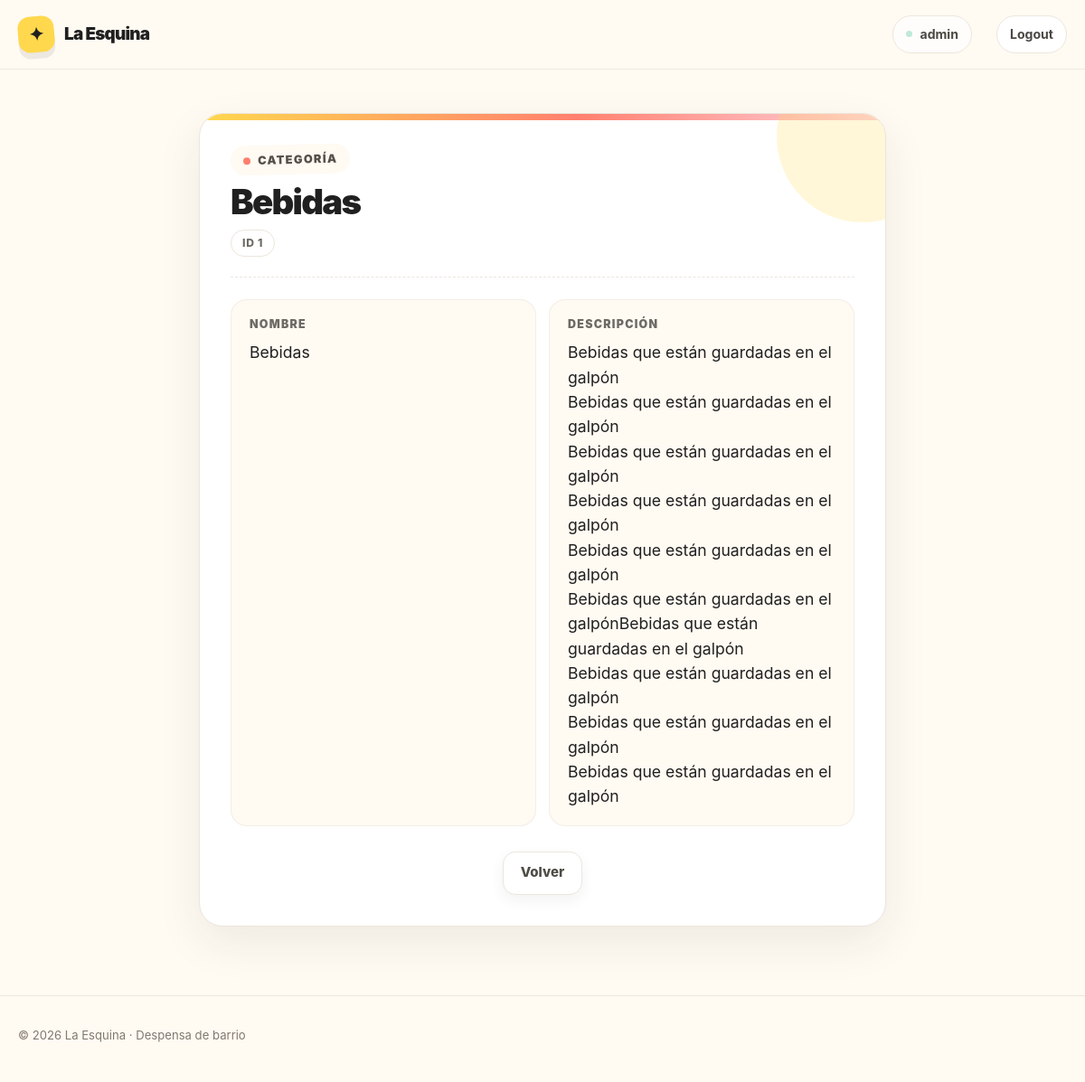
Screenshot of /ventas/categoria/detail/1 (signed in) with the database file from the repository.
### ventas/models/categoria.py (models this page shows, shortened)
class Categoria(models.Model):
    nombre = models.CharField(unique=True)
    descripcion = models.TextField(blank=True)
    class Meta:
        verbose_name = "Categoría de Producto"
        verbose_name_plural = "Categorías de Productos"

### ventas/views/categoria.py (the view)
# urls.py: path("categoria/detail/<int:pk>", categoria_detail, name="categoria_detail"),
def categoria_detail(request: HttpRequest, pk: int) -> HttpResponse:
    categoria = get_object_or_404(Categoria, pk=pk)
    return render(request, "ventas/categoria_detail.html", {"categoria": categoria})

### ventas/templates/ventas/categoria_detail.html
{% extends "core/base.html" %}
{% load static %}
{% block styles %}
    <link rel="stylesheet" href="{% static 'core/css/detail.css' %}" />
{% endblock styles %}
{% block content %}
    <div class="container section">
        <div class="detail-card">
            <header class="detail-head">
                <span class="detail-kicker">Categoría</span>
                <h1 class="detail-title">{{ categoria.nombre }}</h1>
                <span class="detail-id">ID {{ categoria.pk }}</span>
            </header>
            <dl class="detail-fields">
                <div class="detail-field">
                    <dt class="detail-label">Nombre</dt>
                    <dd class="detail-value">{{ categoria.nombre }}</dd>
                </div>
                <div class="detail-field">
                    <dt class="detail-label">Descripción</dt>
                    <dd class="detail-value {% if not categoria.descripcion %}detail-value--empty{% endif %}">
                        {{ categoria.descripcion|default:"Sin descripción"|linebreaksbr }}
                    </dd>
                </div>
            </dl>
            <div class="page-actions detail-actions">
                <a class="button button-secondary"
                   href="{% url 'ventas:categoria_list' %}">Volver</a>
            </div>
        </div>
    </div>
{% endblock content %}

### core/templates/core/partials/header.html (shortened to what this page needs)
<div class="nav">
    <div class="container nav-inner">
        <a href="/" class="brand" aria-label="La Esquina, inicio">
            <span class="brand-mark">✦</span>
            <span>La Esquina</span>
        </a>
        <nav class="nav-links" aria-label="Navegación principal">
            {% if user.is_authenticated %}
                <span class="nav-user">{{ user.username }}</span>
                <form action="{% url 'core:logout' %}" method="post">
                    <button class="nav-logout" type="submit">Logout</button>
                </form>
            {% else %}
                <a href="{% url 'core:login' %}" class="nav-cta">Acceder</a>
            {% endif %}
        </nav>
    </div>
</div>

### core/static/core/css/base.css (style rules this page uses)
:root { --bg: #fffaf2; --surface: #fff; --ink: #202020; --muted: #6d6a64; --line: #ece6dc; --yellow: #ffd84d; --coral: #ff806f; --mint: #bfe9d7; --blue: #cbdfff; --pink: #ffd3df; --shadow: 0 18px 50px rgba(32, 32, 32, 0.08); }
* { box-sizing: border-box; margin: 0; padding: 0; }
html { scroll-behavior: smooth; }
body { font-family: Inter, ui-sans-serif, system-ui, -apple-system, BlinkMacSystemFont, "Segoe UI", sans-serif; background: var(--bg); color: var(--ink); line-height: 1.5; display: flex; flex-direction: column; min-height: 100vh; }
a { color: inherit; text-decoration: none; }
.container { width: min(1160px, calc(100% - 40px)); margin: 0 auto; }

### core/static/core/css/nav.css (style rules this page uses)
.nav { position: sticky; top: 0; z-index: 20; background: rgba(255, 250, 242, 0.9); backdrop-filter: blur(14px); border-bottom: 1px solid rgba(236, 230, 220, 0.8); }
.nav-inner { min-height: 76px; display: flex; align-items: center; justify-content: space-between; gap: 24px; }
.brand { display: inline-flex; align-items: center; gap: 11px; font-weight: 900; font-size: 1.18rem; letter-spacing: -0.04em; }
.brand-mark { width: 40px; height: 40px; display: grid; place-items: center; border-radius: 13px; background: var(--yellow); transform: rotate(-5deg); font-size: 1.25rem; box-shadow: 0 7px 0 rgba(32, 32, 32, 0.08); }
.nav-links { display: flex; align-items: center; gap: 27px; color: #4b4944; font-size: 0.94rem; font-weight: 700; }
.nav-user { display: inline-flex; align-items: center; gap: 8px; padding: 9px 14px; border: 1px solid var(--line); border-radius: 999px; background: rgba(255, 255, 255, 0.72); color: #4b4944; font-size: 0.88rem; font-weight: 750; }
.nav-user::before { width: 7px; height: 7px; border-radius: 50%; background: var(--mint); content: ""; }
.nav-links form { display: flex; }
.nav-logout { padding: 9px 14px; border: 1px solid var(--line); border-radius: 999px; background: var(--surface); color: #4b4944; font: inherit; font-size: 0.88rem; font-weight: 750; cursor: pointer; transition: transform 0.2s ease, box-shadow 0.2s ease, border-color 0.2s ease; }

### core/static/core/css/components.css (style rules this page uses)
.button { display: inline-flex; align-items: center; justify-content: center; gap: 9px; min-height: 48px; padding: 0 19px; border-radius: 14px; border: 1px solid transparent; font-size: 0.94rem; font-weight: 850; transition: transform 0.2s ease, box-shadow 0.2s ease; }
.button-secondary { background: var(--surface); border-color: var(--line); color: #4f4c46; box-shadow: 0 6px 16px rgba(32, 32, 32, 0.06); }
.page-actions { display: flex; justify-content: center; gap: 12px; }
.section { padding: 48px 0; }

### rows the page displays
Categoria: nombre "Bebidas", pk "1", descripcion "Bebidas que están guardadas en el galpón Bebidas que están guardadas en el galpón Bebidas que están guardadas en el galpón Bebidas que están guardadas en el galpón Bebidas que están guardadas en el galpón Bebidas que están guardadas en el galpónBebidas que están guardadas en el galpón Bebidas que están guardadas en el galpón Bebidas que están guardadas en el galpón Bebidas que están guardadas en el galpón"

### other values shown
{{ user.username }} "admin"
